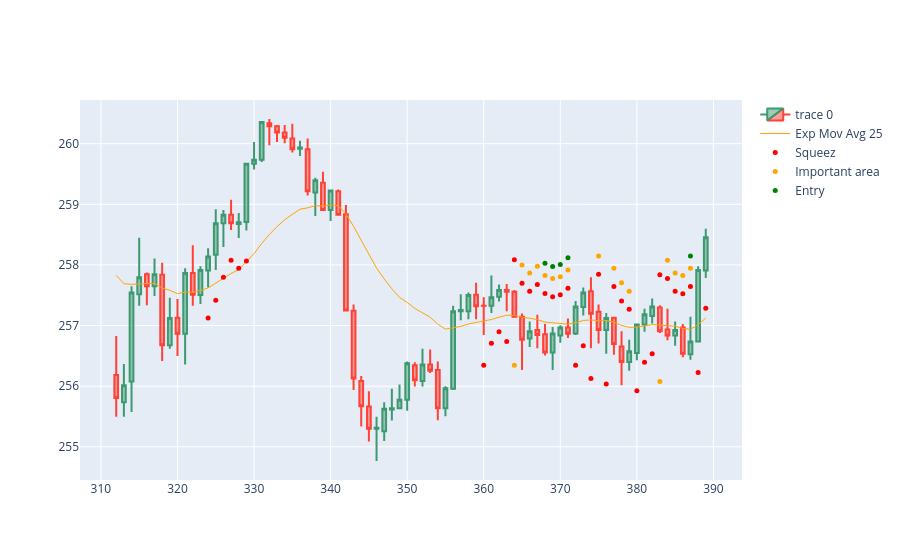

The notebook cell this image was saved under:
### Code cell
import plotly.io as pio
import plotly.graph_objects as go  

'''
0:78      *
78:156    ?
156:234   ?
234:312   x
312:390   *
390:468   x
468:546   *
546:624   *
624:702   * 
702:780   *
780:858   *
858:936   x
936:1014  x
1014:1092 x
1092:1170 *
1170:1248 ?
1248:1326 x
1326:1404 *
1404:1482 x
1482:1560 *
1560:1638 x
1638:1716 ?
1716:1794 x
1794:1872 *
1872:1950 *
1950:2028 x
2028:2106 *
2106:2184 x
2184:2262 x
2262:2340 ?
2340:2418 *
2418:2496 *
2496:2574 x
2574:2652 x
2652:2730 x
2730:2808 *
'''
dfpl = df[312:390]

fig = go.Figure(
    data=[
        go.Candlestick(
            x=dfpl.index,
            open=dfpl['Open'],
            high=dfpl['High'],
            low=dfpl['Low'],
            close=dfpl['Close']),
        go.Scatter(
            x=dfpl.index, 
            y=dfpl['ema25'],
            line=dict(color='orange', width=1), 
            name="Exp Mov Avg 25")
    ]
)

fig.add_scatter(x=dfpl.index, y=dfpl['squezzeArea'], mode="markers", marker=dict(size=5, color="red"), name="Squeez")
fig.add_scatter(x=dfpl.index, y=dfpl['squeezeCloseToEmaArea'], mode="markers", marker=dict(size=5, color="orange"), name="Important area")
fig.add_scatter(x=dfpl.index, y=dfpl['posibleBreakArea'], mode="markers", marker=dict(size=5, color="green"), name="Entry")

fig.update_layout(xaxis_rangeslider_visible=False)
fig.show()
